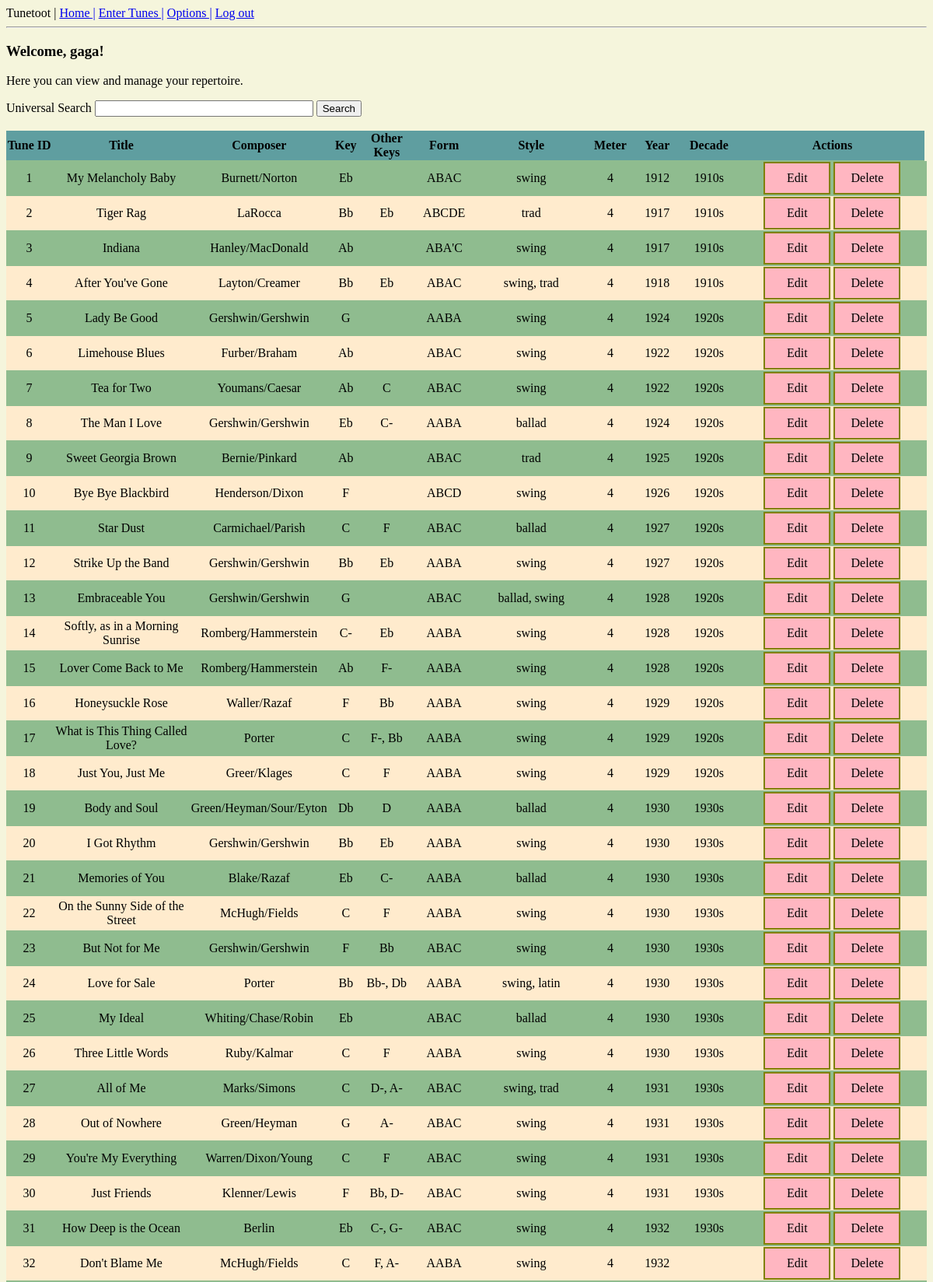
Screenshot of /index (signed in, upper part) with the database file from the repository.
### app/models.py (models this page shows, shortened)
class User(UserMixin, db.Model):
    __tablename__ = "users"
    id = db.Column(db.Integer, primary_key=True)
    username = db.Column(db.String(64), index=True, unique=True, nullable=False)
    email = db.Column(db.String(120), index=True, unique=True, nullable=False)
    password_hash = db.Column(db.String(128), nullable=False)

class Tune(db.Model):
    __tablename__ = "tunes"
    id = db.Column(db.Integer, primary_key=True)
    title = db.Column(db.String(120), unique=True, nullable=False)
    composer = db.Column(db.String(64))
    key = db.Column(db.String(3))
    other_key = db.Column(db.String(12))
    song_form = db.Column(db.String(20))
    style = db.Column(db.String(20))
    meter = db.Column(db.SmallInteger)
    year = db.Column(db.SmallInteger)
    decade = db.Column(db.String(5))
    players = db.relationship("User", secondary=user_tune, backref="repertoire")
    groups = db.Column(db.String(100))

### app/routes.py (the view, shortened to what this page needs)
@app.route('/')
@app.route('/index', methods=['GET', 'POST'])
def index():
    tunes = Tune.query.all()
    form = SearchForm()
    return render_template("index.html", tunes=tunes, form=form)

### app/forms.py
class SearchForm(FlaskForm):
    search_term = StringField('Universal Search')
    submit = SubmitField('Search')

### app/models.py (called while the page is built)
@login.user_loader
def load_user(id):
    return User.query.get(int(id))

### app/templates/index.html (shortened to what this page needs)
{% extends 'base.html' %}
{% block content %}
{% if current_user.is_anonymous %}
<h3>Welcome!</h3>
<p>
 Tunetoot is a jazz repertoire management app.
</p>
<p>
    <a href="{{ url_for('login') }}">Log in</a>
    or
    <a href="{{ url_for('register') }}">register </a>
    to get started.
</p>
{% else %}
<h3>Welcome, {{ current_user.username }}!</h3>
<p>Here you can view and manage your repertoire.</p>
<form action="" method="post">
    <div>
        {{ form.search_term.label }}
        {{ form.search_term(size=32) }}
        {{ form.submit() }}
    </div>
    <br>
</form>
<table style = width:100%;>
    <tr>
        <th style="width:5%">Tune ID</th>
        <th>Title</th>
        <th style="width:5%">Composer</th>
        <th>Key</th>
        <th style="width:5%"">Other Keys</th>
        <th>Form</th>
        <th>Style</th>
        <th>Meter</th>
        <th>Year</th>
        <th>Decade</th>
        <th style="width:20%">Actions</th>
    </tr>
    {% for tune in tunes %}
    <tr>
        <td style="width:5%">{{ tune.id }}</td>
        <td style="width:15%">{{ tune.title }}</td>
        <td>{{ tune.composer }}</td>
        <td>{{ tune.key }}</td>
        <td>{{ tune.other_key }}</td>
        <td>{{ tune.song_form }}</td>
        <td>{{ tune.style }}</td>
        <td>{{ tune.meter }}</td>
        <td>{{ tune.year }}</td>
        <td>{{ tune.decade }}</td>
        <td>
            <a class="editbutton" href="{{ url_for('edit_tune', tune_id=tune.id) }}">Edit</a>
            <a class="deletebutton" href="{{ url_for('delete_tune', tune_id=tune.id) }}">Delete</a>
        </td>
        <td></td>
    </tr>
    {% endfor %}
</table>
{% endif %}
{% endblock %}

### app/templates/base.html (shortened to what this page needs)
<!DOCTYPE html>
<html lang="en">
<head>
    <link rel="stylesheet" href="../static/main.css">
</head>
<body>
    {% include 'nav.html' %}
    {% block content %}{% endblock %}
</body>
</html>

### app/templates/nav.html
<html>
<body>
  <div>
    Tunetoot |
    <a href="{{ url_for('index') }}">Home |</a>
    {% if current_user.is_anonymous %}
    <a href="{{ url_for('login') }}">Log in |</a>
    <a href="{{ url_for('register') }}">Register</a>
    {% else %}
    <a href="{{ url_for('tune_entry') }}">Enter Tunes |</a>
    <a href="{{ url_for('options') }}">Options |</a>
    <a href="{{ url_for('logout') }}">Log out</a>
    {% endif %}
  </div>
  <hr>
</body>
</html>

### app/static/main.css (style rules this page uses)
html { background-color: beige; }
table, th, td { border-bottom: 1px solid darkseagreen; border-collapse: collapse; text-align: center; }
tr:nth-child(even) { background-color: darkseagreen; }
tr:nth-child(odd) { background-color: blanchedalmond; }
tr:nth-child(1) { color:black; background-color: cadetblue; }
.editbutton:link, .editbutton:visited { background-color: lightpink; color: black; border: 2px solid olive; padding: 10px 20px; text-align: center; text-decoration: none; display: inline-block; width: 42px; }
.deletebutton:link, .deletebutton:visited { background-color: lightpink; color: black; border: 2px solid olive; padding: 10px 20px; text-align: center; text-decoration: none; display: inline-block; width: 42px; }

### rows the page displays
User: username "gaga"
Tune: id "1", title "My Melancholy Baby", composer "Burnett/Norton", key "Eb", song_form "ABAC", style "swing", meter "4", year "1912", decade "1910s"
Tune: id "2", title "Tiger Rag", composer "LaRocca", key "Bb", other_key "Eb", song_form "ABCDE", style "trad", meter "4", year "1917", decade "1910s"
Tune: id "3", title "Indiana", composer "Hanley/MacDonald", key "Ab", song_form "ABA'C", style "swing", meter "4", year "1917", decade "1910s"
Tune: id "4", title "After You've Gone", composer "Layton/Creamer", key "Bb", other_key "Eb", song_form "ABAC", style "swing, trad", meter "4", year "1918", decade "1910s"
Tune: id "5", title "Lady Be Good", composer "Gershwin/Gershwin", key "G", song_form "AABA", style "swing", meter "4", year "1924", decade "1920s"
Tune: id "6", title "Limehouse Blues", composer "Furber/Braham", key "Ab", song_form "ABAC", style "swing", meter "4", year "1922", decade "1920s"
Tune: id "7", title "Tea for Two", composer "Youmans/Caesar", key "Ab", other_key "C", song_form "ABAC", style "swing", meter "4", year "1922", decade "1920s"
Tune: id "8", title "The Man I Love", composer "Gershwin/Gershwin", key "Eb", other_key "C-", song_form "AABA", style "ballad", meter "4", year "1924", decade "1920s"
Tune: id "9", title "Sweet Georgia Brown", composer "Bernie/Pinkard", key "Ab", song_form "ABAC", style "trad", meter "4", year "1925", decade "1920s"
Tune: id "10", title "Bye Bye Blackbird", composer "Henderson/Dixon", key "F", song_form "ABCD", style "swing", meter "4", year "1926", decade "1920s"
Tune: id "11", title "Star Dust", composer "Carmichael/Parish", key "C", other_key "F", song_form "ABAC", style "ballad", meter "4", year "1927", decade "1920s"
Tune: id "12", title "Strike Up the Band", composer "Gershwin/Gershwin", key "Bb", other_key "Eb", song_form "AABA", style "swing", meter "4", year "1927", decade "1920s"
Tune: id "13", title "Embraceable You", composer "Gershwin/Gershwin", key "G", song_form "ABAC", style "ballad, swing", meter "4", year "1928", decade "1920s"
Tune: id "14", title "Softly, as in a Morning Sunrise", composer "Romberg/Hammerstein", key "C-", other_key "Eb", song_form "AABA", style "swing", meter "4", year "1928", decade "1920s"
Tune: id "15", title "Lover Come Back to Me", composer "Romberg/Hammerstein", key "Ab", other_key "F-", song_form "AABA", style "swing", meter "4", year "1928", decade "1920s"
Tune: id "16", title "Honeysuckle Rose", composer "Waller/Razaf", key "F", other_key "Bb", song_form "AABA", style "swing", meter "4", year "1929", decade "1920s"
Tune: id "17", title "What is This Thing Called Love?", composer "Porter", key "C", other_key "F-, Bb", song_form "AABA", style "swing", meter "4", year "1929", decade "1920s"
Tune: id "18", title "Just You, Just Me", composer "Greer/Klages", key "C", other_key "F", song_form "AABA", style "swing", meter "4", year "1929", decade "1920s"
Tune: id "19", title "Body and Soul", composer "Green/Heyman/Sour/Eyton", key "Db", other_key "D", song_form "AABA", style "ballad", meter "4", year "1930", decade "1930s"
Tune: id "20", title "I Got Rhythm", composer "Gershwin/Gershwin", key "Bb", other_key "Eb", song_form "AABA", style "swing", meter "4", year "1930", decade "1930s"
Tune: id "21", title "Memories of You", composer "Blake/Razaf", key "Eb", other_key "C-", song_form "AABA", style "ballad", meter "4", year "1930", decade "1930s"
Tune: id "22", title "On the Sunny Side of the Street", composer "McHugh/Fields", key "C", other_key "F", song_form "AABA", style "swing", meter "4", year "1930", decade "1930s"
Tune: id "23", title "But Not for Me", composer "Gershwin/Gershwin", key "F", other_key "Bb", song_form "ABAC", style "swing", meter "4", year "1930", decade "1930s"
Tune: id "24", title "Love for Sale", composer "Porter", key "Bb", other_key "Bb-, Db", song_form "AABA", style "swing, latin", meter "4", year "1930", decade "1930s"
Tune: id "25", title "My Ideal", composer "Whiting/Chase/Robin", key "Eb", song_form "ABAC", style "ballad", meter "4", year "1930", decade "1930s"
Tune: id "26", title "Three Little Words", composer "Ruby/Kalmar", key "C", other_key "F", song_form "AABA", style "swing", meter "4", year "1930", decade "1930s"
Tune: id "27", title "All of Me", composer "Marks/Simons", key "C", other_key "D-, A-", song_form "ABAC", style "swing, trad", meter "4", year "1931", decade "1930s"
Tune: id "28", title "Out of Nowhere", composer "Green/Heyman", key "G", other_key "A-", song_form "ABAC", style "swing", meter "4", year "1931", decade "1930s"
Tune: id "29", title "You're My Everything", composer "Warren/Dixon/Young", key "C", other_key "F", song_form "ABAC", style "swing", meter "4", year "1931", decade "1930s"
Tune: id "30", title "Just Friends", composer "Klenner/Lewis", key "F", other_key "Bb, D-", song_form "ABAC", style "swing", meter "4", year "1931", decade "1930s"
Tune: id "31", title "How Deep is the Ocean", composer "Berlin", key "Eb", other_key "C-, G-", song_form "ABAC", style "swing", meter "4", year "1932", decade "1930s"
Tune: id "32", title "Don't Blame Me", composer "McHugh/Fields", key "C", other_key "F, A-", song_form "AABA", style "swing", meter "4", year "1932"
